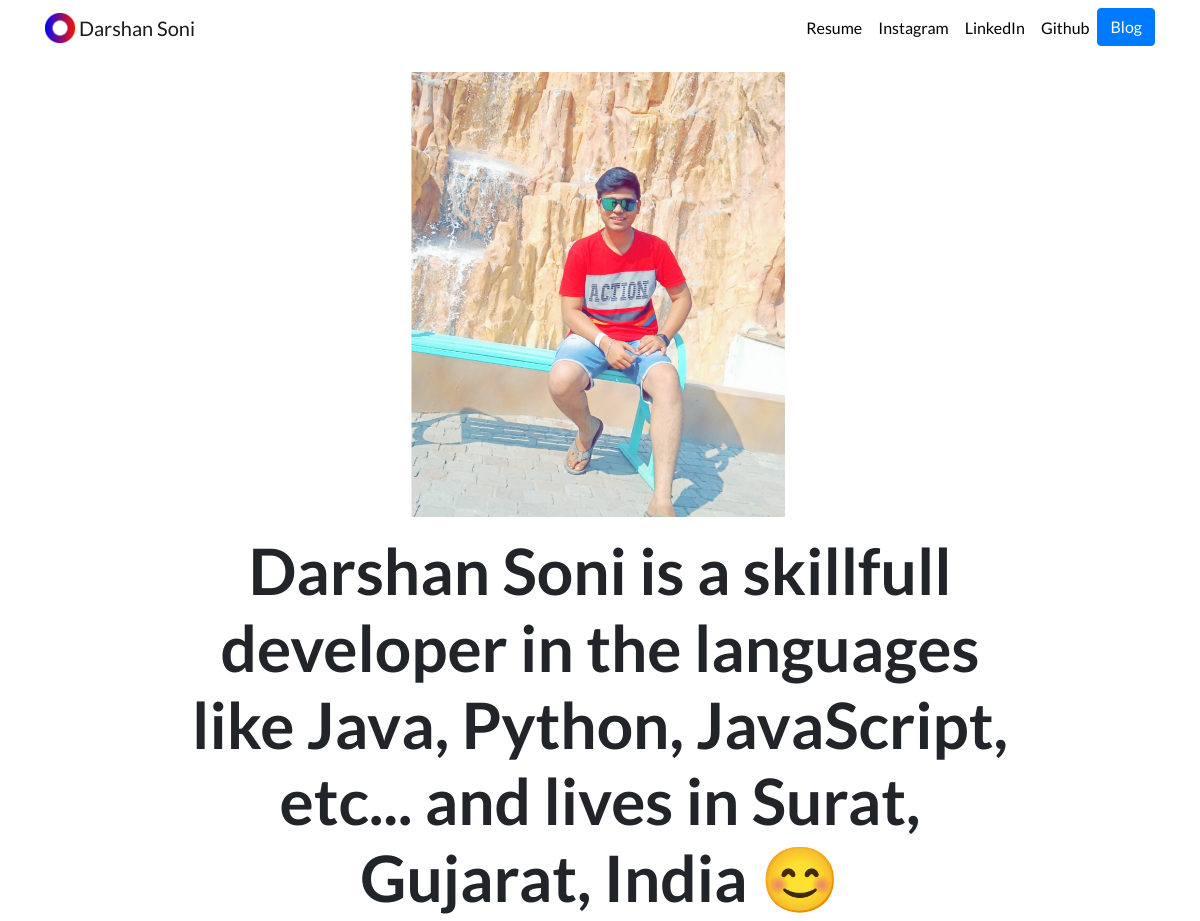
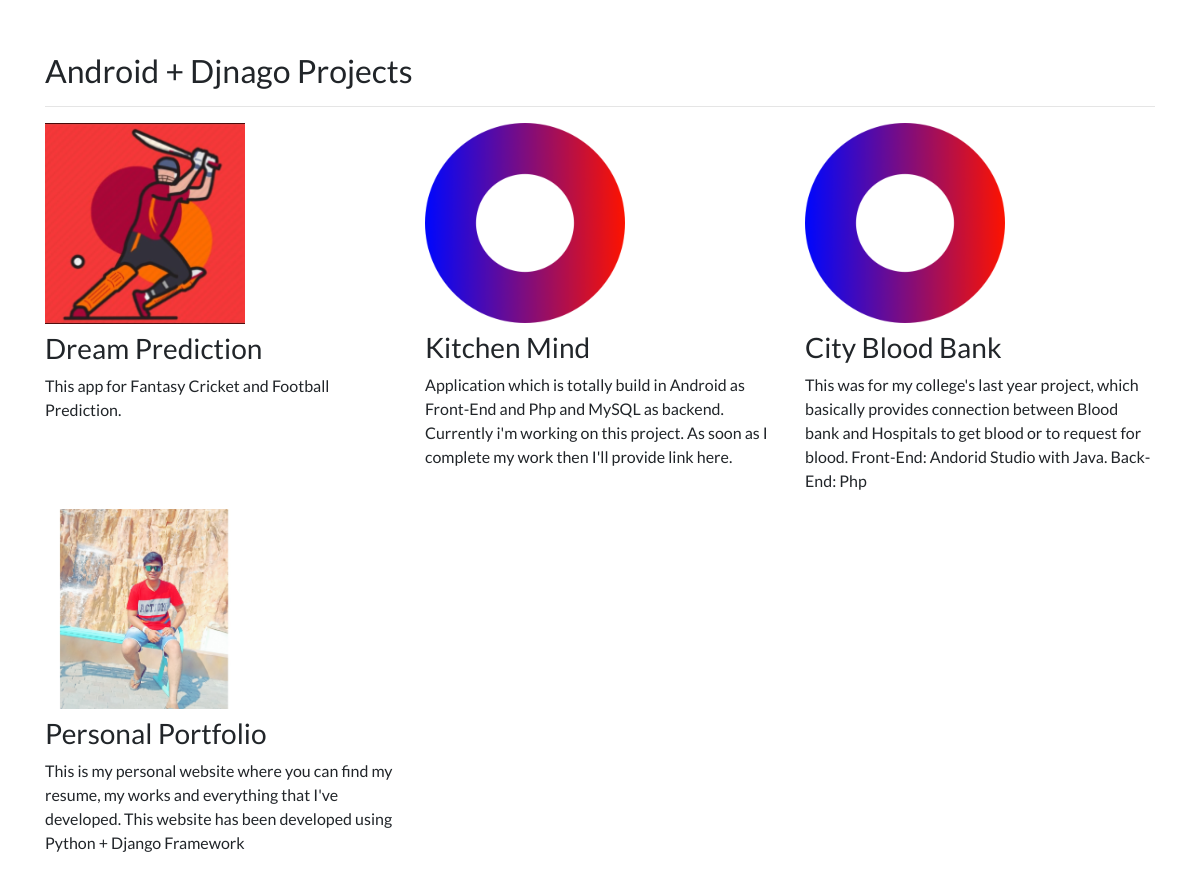
The page / on the database its author committed (2 pictures, top to bottom).
### portfolio/models.py (models this page shows, shortened)
class Projects(models.Model):
    title = models.CharField(max_length = 100)
    description = models.CharField(max_length = 250)
    image = models.ImageField(upload_to = 'portfolio/images/')
    url = models.URLField(blank=True)

### portfolio/views.py (the view)
# urls.py: 2. Add a URL to urlpatterns:  path('', views.home, name='home')
def home(request):
    project = Projects.objects.all()
    return render(request, 'portfolio/home.html', {'project':project})

### portfolio/templates/portfolio/home.html
{% extends "portfolio/base.html" %}
{% load static %}
{% block content %}
<div class="row justify-content-center my-3">
  <div class="col-5">
    <img src="{% static 'portfolio/DarshanBlonde.jpg' %}" class="img-fluid">
  </div>
</div>
<div class="row justify-content-center mb-3">
  <div class="col-md-9 text-center">
    <h1 id="hometext" class="font-weight-bold">Darshan Soni is a skillfull developer in the languages like Java, Python, JavaScript, etc... and lives in Surat, Gujarat, India 😊</h1>
  </div>
</div>
<h2 class="mt-5">Android + Djnago Projects</h2>
<hr>
<div class="row">
  {% for items in project %}
  <div class="col-lg-4 col-md-6">
    {% if items.url %}
    <a href="{{ items.url }}">
      <img src="{{ items.image.url }}" class="img-fluid mb-2" height="200",  width="200">
    </a>
    {% else %}
    <img src="{{ items.image.url }}" class="img-fluid mb-2" height="200",  width="200">
    {% endif %}
    <h3>{{ items.title }}</h3>
    <p>{{ items.description }}</p>
  </div>
  {% endfor %}
</div>
{% endblock %}

### portfolio/templates/portfolio/base.html (shortened to what this page needs)
{% load static %}
<!doctype html>
<html lang="en">
<head>
  <link rel="stylesheet" href="https://stackpath.bootstrapcdn.com/bootstrap/4.4.1/css/bootstrap.min.css">
  <link rel="stylesheet" href="{% static 'portfolio/custom.css' %}">
</head>
<body>
  <nav id="topNav" class="navbar navbar-expand-md navbar-light">
    <div class="container">
      <a class="navbar-brand" href="{% url 'home' %}">
        <img src="{% static 'portfolio/Logo.png' %}" width="30" height="30" class="d-inline-block align-top" alt="Darshan's Logo">
        <span>Darshan Soni</span>
      </a>
      <div class="collapse navbar-collapse text-center" id="navbarNav">
        <ul class="navbar-nav ml-auto">
          <li class="nav-item">
            <a class="nav-link" href="{% static 'portfolio/Darshan.pdf' %}">Resume</a>
          </li>
          <li class="nav-item">
            <a class="nav-link" href="https://www.instagram.com/_idarshansoni_/" target="_blank">Instagram</a>
          </li>
          <li class="nav-item">
            <a class="nav-link" href="https://www.linkedin.com/in/darshan-soni-3484ba141/" target="_blank">LinkedIn</a>
          </li>
          <li class="nav-item">
            <a class="nav-link" href="https://github.com/darshansoni09/" target="_blank">Github</a>
          </li>
          <li>
            <a role="button" href="{% url 'blog:all_blogs' %}" class="btn btn-primary">Blog</a>
          </li>
        </ul>
      </div>
    </div>
  </nav>
  <div class="container">
    {% block content %}{% endblock %}
  </div>
</body>
</html>

### portfolio/static/portfolio/custom.css (style rules this page uses)
.navbar-nav .nav-link { color: rgba(0,0,0,1) !important; }
body { font-family: 'Lato', sans-serif; }
@media (min-width: 992px) { #hometext { font-size: 4rem; } }

### rows shown on the page
Projects: image (picture), title "Dream Prediction", description "This app for Fantasy Cricket and Football Prediction."
Projects: image (picture), title "Kitchen Mind", description "Application which is totally build in Android as Front-End and Php and MySQL as backend. Currently i'm working on this project. As soon as I complete my work then I'll provide link here."
Projects: image (picture), title "City Blood Bank", description "This was for my college's last year project, which basically provides connection between Blood bank and Hospitals to get blood or to request for blood. Front-End: Andorid Studio with Java. Back-End: Php"
Projects: image (picture), title "Personal Portfolio", description "This is my personal website where you can find my resume, my works and everything that I've developed. This website has been developed using Python + Django Framework"
